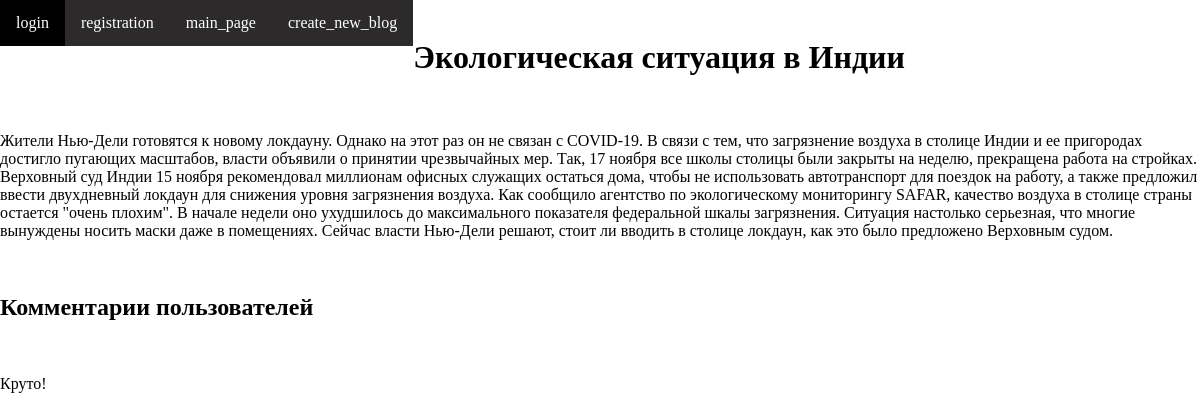
The app's page /details2/ with its own data.
### myappArticles/models.py (models this page shows, shortened)
class Topic(models.Model):
    title = models.CharField(max_length = 255)
    description = models.TextField()
    userModels = models.ManyToManyField(UserModel)
    Articles = models.ManyToManyField(Article)
    class Meta:
        verbose_name = 'Тема'
        verbose_name_plural = 'Темы'

class Comment(models.Model):
    created_at = models.DateTimeField(auto_now_add = True)
    message = models.TextField()
    article = models.ForeignKey('Topic', on_delete = models.CASCADE, related_name = 'comment')
    autor = models.ForeignKey(UserModel, on_delete = models.CASCADE, related_name = 'comment')
    class Meta:
        verbose_name = 'Комментарий'
        verbose_name_plural = 'Комментарии'

### myappAccount/views.py (the view)
# urls.py: path('details<int:topic_id>/', details, name='details'),
def details(request, topic_id):
    dets = Topic.objects.get(id = topic_id)
    comments = Comment.objects.filter(article=topic_id)
    context = {
        'dets':dets,
        'menu': menu,
        'comments':comments
    }
    return render(request, 'myappAccount/details.html', context=context)

### myappAccount/templates/myappAccount/details.html (shortened to what this page needs)
{%extends 'myappAccount/base.html'%}
{%block content%}
<br><h1>{{dets.title}}</h1></br>
<p>{{dets.description}}</p>
{%if comments%}
    <br><h2>Комментарии пользователей</h2></br>
    {%for comment in comments%}
        <p>{{comment.message}}</p>
    {%endfor%}
{%endif%}
{%endblock%}

### myappAccount/static/myappAccount/css/style.css (style rules this page uses)
html, body { margin:0; padding:0; }

### records on screen
Topic: title "Экологическая ситуация в Индии", description "Жители Нью-Дели готовятся к новому локдауну. Однако на этот раз он не связан с COVID-19. В связи с тем, что загрязнение воздуха в столице Индии и ее пригородах достигло пугающих масштабов, власти объявили о принятии чрезвычайных мер. Так, 17 ноября все школы столицы были закрыты на неделю, прекращена работа на стройках. Верховный суд Индии 15 ноября рекомендовал миллионам офисных служащих остаться дома, чтобы не использовать автотранспорт для поездок на работу, а также предложил ввести двухдневный локдаун для снижения уровня загрязнения воздуха. Как сообщило агентство по экологическому мониторингу SAFAR, качество воздуха в столице страны остается \"очень плохим\". В начале недели оно…"
Comment: message "Круто!"

### other values on screen
{{ elem.title }} "login" "registration" "main_page" "create_new_blog"
